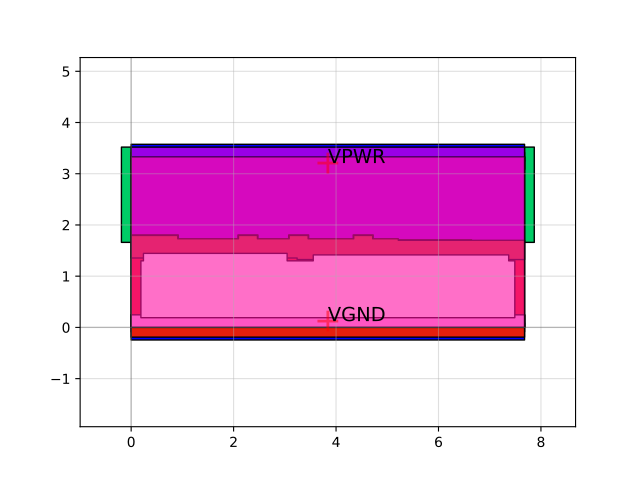

The script that drew this image:
import sky130

c = sky130.components.sky130_fd_sc_hs__o221a_4()
c.plot()
